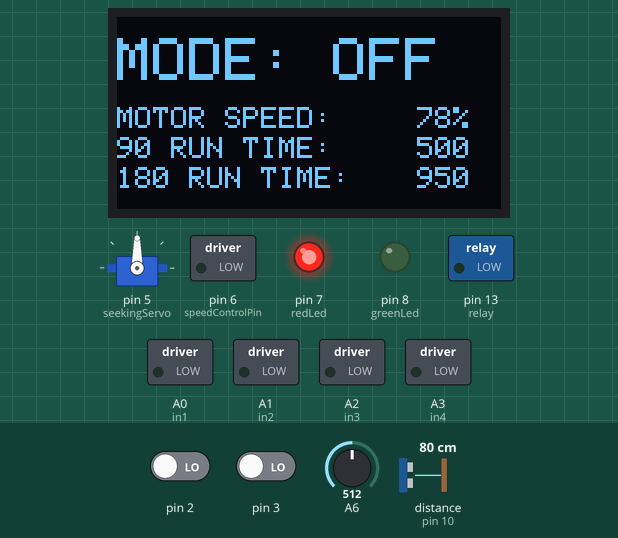
This sketch was run on a simulated Arduino Nano, built with avr-gcc and run on an emulated ATmega328P. Parts: servo, 128×64 one-colour display, switched loads named in the sketch (green lamp = pin HIGH), output pins drawn as LEDs (lit = HIGH). Wiring (inferred from the names in the program): ultrasonic range finder: trigger pin 12; echo pin 10. The inputs (shaded band) are chosen by the test bench; at power-on: pin 3 LOW, distance to the obstacle (sensor on pin 10) 80 cm, pin 2 LOW, A6 = 512. The echo pulse lasts 58.3 µs per cm; random numbers use the default seed unless the sketch sets one; pins used as bus, display or sensor lines are not drawn; what the sketch prints to the serial monitor is not drawn.

Above: at 5.3 s.
5.4 s: pin 3 driven HIGH
At 6.6 s:
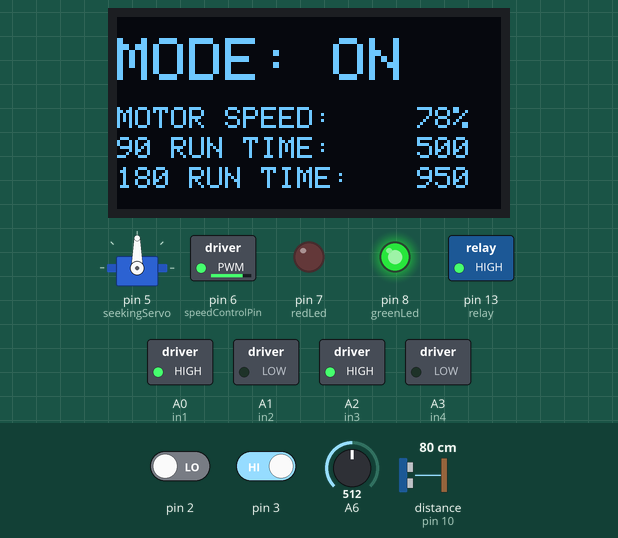
6.9 s: distance to the obstacle (sensor on pin 10) set to 19 cm
8.4 s: distance to the obstacle (sensor on pin 10) set to 15 cm
At 9.2 s:
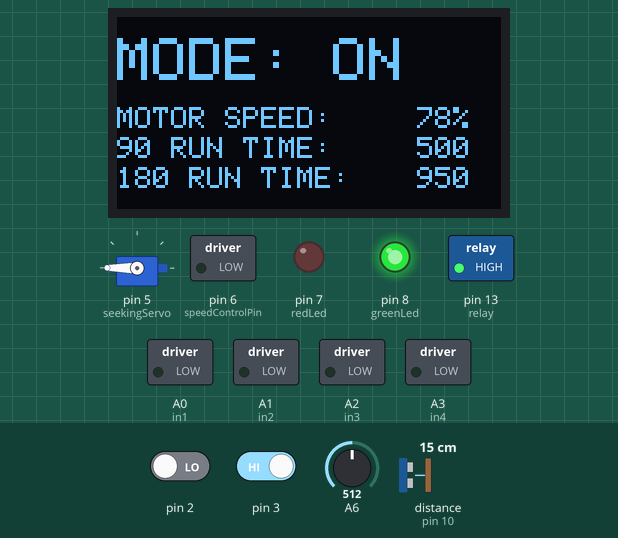
11.4 s: pin 2 driven HIGH
At 12.1 s:
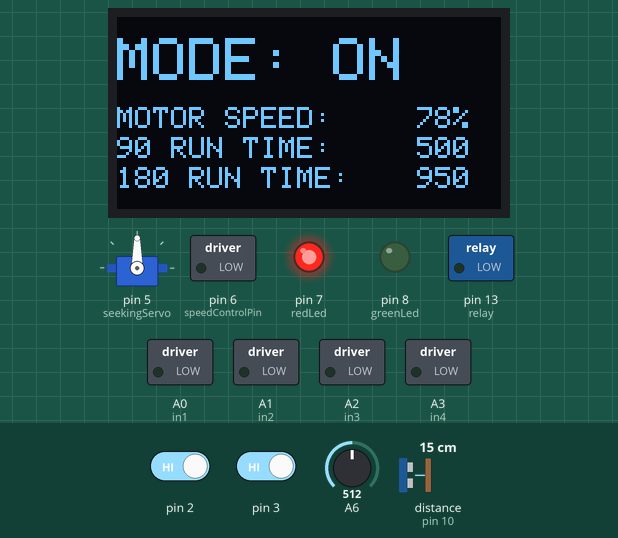
14.0 s: A6 set to 716
At 14.9 s:
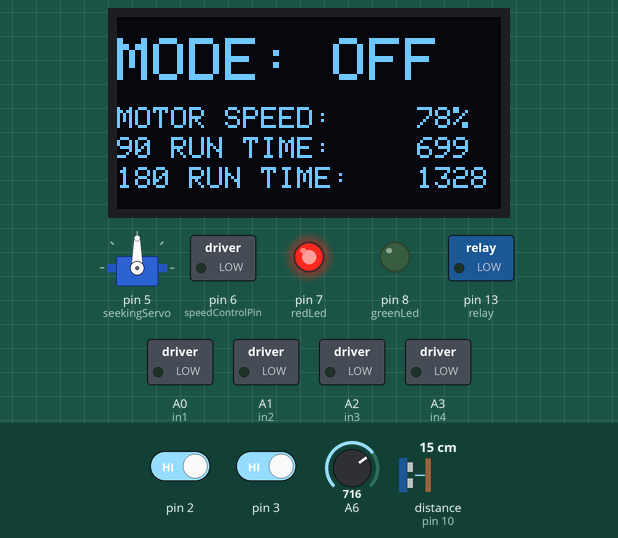
15.5 s: A6 set to 900
At 15.9 s:
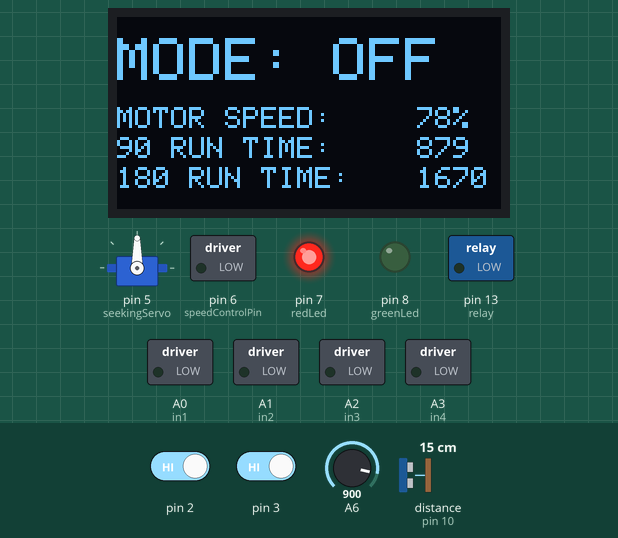
Timing chart, 0 to 18.0 s (numbered marks = the images above; inputs shaded):
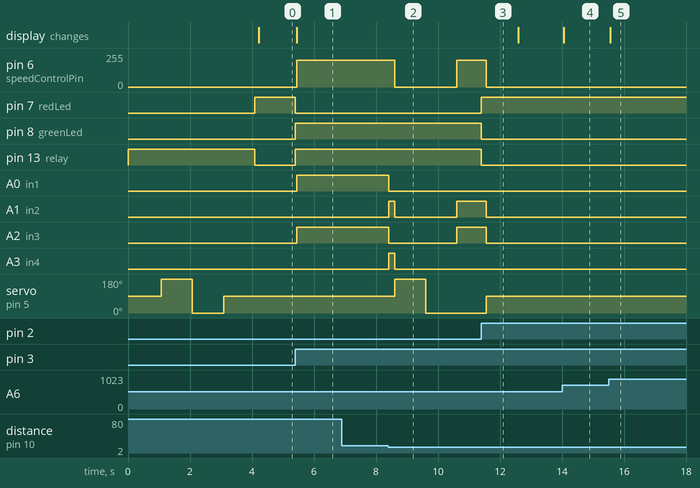

The sketch:

robotCar2.0.ino
```cpp
#include <Adafruit_GFX.h>
#include <Adafruit_GrayOLED.h>
#include <Adafruit_SPITFT.h>
#include <Adafruit_SPITFT_Macros.h>
#include <gfxfont.h>
#include <Wire.h>
#include <SPI.h>
#include <Adafruit_SH1106.h>
#include <IRremote.h>
#include <Servo.h>
int state=0;
const int redLed=7;
const int greenLed=8;
int relay=13;
const int recvPin=9;
int offSet;
int forwardDistance;
int leftDistance;
int rightDistance;
const int speedControlPin=6;
const int in1=A0;
const int in2=A1;
const int in3=A2;
const int in4=A3;
int pwm=200;
int degree90=300;
int degree180=600;
int trigPin=12;
int echoPin=10;
int startDistance=25;
int stopDistance=15;
int leftOrRight;
Adafruit_SH1106 display(4);
IRrecv irrecv(9);
decode_results results;
Servo seekingServo;
void moveForward(int speed){
  analogWrite(speedControlPin,speed);
  digitalWrite(in1,HIGH);
  digitalWrite(in3,HIGH);
  digitalWrite(in2,LOW);
  digitalWrite(in2,LOW);
}
void moveBackward(int speed){
  analogWrite(speedControlPin,speed);
  digitalWrite(in1,LOW);
  digitalWrite(in3,LOW);
  digitalWrite(in2,HIGH);
  digitalWrite(in4,HIGH);
}
void moveRight(int speed){
  analogWrite(speedControlPin,speed);
  digitalWrite(in1,HIGH);
  digitalWrite(in4,HIGH);
  digitalWrite(in2,LOW);
  digitalWrite(in3,LOW);
}
void moveLeft(int speed){
  analogWrite(speedControlPin,speed);
  digitalWrite(in2,HIGH);
  digitalWrite(in3,HIGH);
  digitalWrite(in1,LOW);
  digitalWrite(in4,LOW);
}
void stop(int speed){
  analogWrite(speedControlPin,speed);
  digitalWrite(in1,LOW);
  digitalWrite(in2,LOW);
  digitalWrite(in3,LOW);
  digitalWrite(in4,LOW);
}
void setOutput(){
  pinMode(in1,OUTPUT);
  pinMode(in2,OUTPUT);
  pinMode(in3,OUTPUT);
  pinMode(in4,OUTPUT);
  pinMode(trigPin,OUTPUT);
  pinMode(echoPin,INPUT);
  pinMode(redLed,OUTPUT);
  pinMode(greenLed,OUTPUT);
  pinMode(relay,OUTPUT);

}
int seekLeft(){
  seekingServo.write(180);
  delay(1000);
  digitalWrite(trigPin,HIGH);
  delayMicroseconds(10);
  digitalWrite(trigPin,LOW);
  long seekLeftWait=pulseIn(echoPin,HIGH);
  int seekLeftDistance=seekLeftWait*0.034/2;
  seekingServo.write(180);
  return seekLeftDistance;
}
int seekRight(){
  seekingServo.write(0);
  delay(1000);
  digitalWrite(trigPin,HIGH);
  delayMicroseconds(10);
  digitalWrite(trigPin,LOW);
  long seekRightWait=pulseIn(echoPin,HIGH);
  int seekRightDistance=seekRightWait*0.034/2;
  seekingServo.write(0);
  return seekRightDistance;
}
int seekForward(){
  seekingServo.write(90);
  delay(1000);
  digitalWrite(trigPin,HIGH);
  delayMicroseconds(10);
  digitalWrite(trigPin,LOW);
  long seekForwardWait=pulseIn(echoPin,HIGH);
  int seekForwardDistance=seekForwardWait*0.034/2;
  seekingServo.write(90);
  return seekForwardDistance;
}
int fasterSeekForward(){
  //this function assumes that you are already in servo.write(90);
  digitalWrite(trigPin,HIGH);
  delayMicroseconds(10);
  digitalWrite(trigPin,LOW);
  long fasterSeekForwardWait=pulseIn(echoPin,HIGH);
  int fasterSeekForwardDistance=fasterSeekForwardWait*0.034/2;

  return fasterSeekForwardDistance;

}
void correctiveMechanism(){
  stop(0);
  forwardDistance=seekForward();
  leftDistance=seekLeft();
  rightDistance=seekRight();
  if(forwardDistance>=startDistance){
  }
  else if(leftDistance>startDistance&rightDistance>startDistance){
    leftOrRight=random(1,3);
    switch (leftOrRight){
      case 1:
      moveLeft(pwm);
      delay(degree90);
      stop(0);
      break;
      case 2:
      moveRight(pwm);
      delay(degree90);
      stop(0);
      break;
    }
  }
    else if(leftDistance>startDistance){
      moveLeft(pwm);
      delay(degree90);
      stop(0);
    }
    else if(rightDistance>startDistance){
      moveRight(pwm);
      delay(degree90);
      stop(0);
    }
    else {
      leftOrRight=random(1,3);
      switch (leftOrRight){
        case 1:
        moveLeft(pwm);
        delay(degree180);
        stop(0);
        break;
        case 2:
        moveRight(pwm);
        delay(degree180);
        stop(0);
        break;
      }
  }
  seekingServo.write(90);
  delay(1000);
}
void leftRightOnlyCorrectiveMechanismSmart(){
  stop(0);
  leftDistance=seekLeft();
  rightDistance=seekRight();
  if(leftDistance>startDistance&rightDistance>startDistance){
    if(leftDistance>rightDistance){
      moveLeft(pwm);
      delay(degree90);
      stop(0);
    }
    if(leftDistance<rightDistance){
      moveRight(pwm);
      delay(degree90);
      stop(0);
    }
  }
    else if(leftDistance>startDistance){
      moveLeft(pwm);
      delay(degree90);
      stop(0);
    }
    else if(rightDistance>startDistance){
      moveRight(pwm);
      delay(degree90);
      stop(0);
    }
    else {
      leftOrRight=random(1,3);
      switch (leftOrRight){
        case 1:
        moveLeft(pwm);
        delay(degree180);
        stop(0);
        break;
        case 2:
        moveRight(pwm);
        delay(degree180);
        stop(0);
        break;
      }
    }
   seekingServo.write(90);
   Serial.print(leftDistance);
   Serial.print(",");
   Serial.println(rightDistance);
   delay(1000);


}
void leftRightOnlyCorrectiveMechanism(){
  stop(0);
  leftDistance=seekLeft();
  rightDistance=seekRight();
  if(leftDistance>startDistance&rightDistance>startDistance){
    leftOrRight=random(1,3);
    switch (leftOrRight){
      case 1:
      moveLeft(pwm);
      delay(degree90);
      stop(0);
      break;
      case 2:
      moveRight(pwm);
      delay(degree90);
      stop(0);
      break;
    }
  }
    else if(leftDistance>startDistance){
      moveLeft(pwm);
      delay(degree90);
      stop(0);
    }
    else if(rightDistance>startDistance){
      moveRight(pwm);
      delay(degree90);
      stop(0);
    }
    else {
      leftOrRight=random(1,3);
      switch (leftOrRight){
        case 1:
        moveLeft(pwm);
        delay(degree180);
        stop(0);
        break;
        case 2:
        moveRight(pwm);
        delay(degree180);
        stop(0);
        break;
      }
   }
   seekingServo.write(90);
   Serial.print(leftDistance);
   Serial.print(",");
   Serial.println(rightDistance);
   delay(1000);
}
void turnOff(){
  digitalWrite(relay,LOW);
  digitalWrite(redLed,HIGH);
  digitalWrite(greenLed,LOW);
  state=0;
}
void turnOn(){
  digitalWrite(relay,HIGH);
  digitalWrite(redLed,LOW);
  digitalWrite(greenLed,HIGH);
  state=1;
}

void infoDisplay(){
  if(state==0){
  display.clearDisplay();
  display.setTextColor(WHITE);
  display.setTextSize(2);
  display.setCursor(0,7);
  display.print("MODE: OFF");
  display.setTextSize(1);
  display.setCursor(0,30);
  display.print("MOTOR SPEED:");
  display.setCursor(100,30);
  display.print(map(pwm,0,255,0,100));
  display.print('%');
  display.setCursor(0,40);
  display.print("90 RUN TIME:");
  display.setCursor(100,40);
  display.print(degree90);
  display.setCursor(0,50);
  display.print("180 RUN TIME:");
  display.setCursor(100,50);
  display.print(degree180);
  display.display();
  }
  else{
  display.clearDisplay();
  display.setTextColor(WHITE);
  display.setTextSize(2);
  display.setCursor(0,7);
  display.print("MODE: ON");
  display.setTextSize(1);
  display.setCursor(0,30);
  display.print("MOTOR SPEED:");
  display.setCursor(100,30);
  display.print(map(pwm,0,255,0,100));
  display.print('%');
  display.setCursor(0,40);
  display.print("90 RUN TIME:");
  display.setCursor(100,40);
  display.print(degree90);
  display.setCursor(0,50);
  display.print("180 RUN TIME:");
  display.setCursor(100,50);
  display.print(degree180);
  display.display();
  }
}
void relayState(bool relayStatus){
  if(relayStatus==0){
    digitalWrite(relay,LOW);
  }
  if(relayStatus==1){
    digitalWrite(relay,HIGH);
  }
}
void setup() {
  // put your setup code here, to run once:
  setOutput();
  relayState(1);
  irrecv.enableIRIn();
  Serial.begin(9600);
  seekingServo.attach(5);
  display.begin(SH1106_SWITCHCAPVCC, 0x3C);
  infoDisplay();
  attachInterrupt(digitalPinToInterrupt(2),turnOff,RISING);
  attachInterrupt(digitalPinToInterrupt(3),turnOn,RISING);
  randomSeed(analogRead(A7));
  correctiveMechanism();
  if(state==0){
    digitalWrite(redLed,HIGH);
    digitalWrite(greenLed,LOW);
    relayState(0);
  }
  if(state==1){
    digitalWrite(redLed,LOW);
    digitalWrite(greenLed,HIGH);
    relayState(1);
  }
  infoDisplay();
  Serial.println("in loop");
}
void loop(){
  infoDisplay();
  while(state==0){
    stop(0);
    relayState(0);
    infoDisplay();
    int analogReading=analogRead(A6);
    degree90=map(analogReading,0,1023,0,1000);
    degree180=degree90*1.9;
    if(pwm<100){
      degree180=degree90*2;
    }

  }
  while(state==1){
  infoDisplay();
  relayState(1);
  moveForward(pwm);
  for(long i=0; i<1000;){
  if(state==0){
      infoDisplay();
      break;
    }
  if(fasterSeekForward()<=stopDistance){
      moveBackward(pwm);
      delay(200);
      stop(0);
      leftRightOnlyCorrectiveMechanismSmart();
      break;
    }
    delay(5);
  }
}
}
```

Measured:
- the behaviour switches between 17 and 16 cm on distance to the obstacle (sensor on pin 10) (found by bisection; images 1 and 2)
- after the input at 5.4 s, pin 6 (speedControlPin): 0/255 → 200/255 at once; pin 7 (redLed): HIGH → LOW at once; pin 8 (greenLed), pin 13 (relay), A0 (in1), A2 (in3): LOW → HIGH at once; the display: changes at once (image 1)
- after the input at 6.9 s, every drawn part: stays the same
- after the input at 8.4 s, pin 6 (speedControlPin): 200/255 → 0/255 after 0.21 s, → 200/255 2.0 s later; A0 (in1): HIGH → LOW at once; A1 (in2): LOW → HIGH at once, → LOW 0.20 s later, → HIGH 2.0 s later; A2 (in3): HIGH → LOW at once, → HIGH 2.2 s later; A3 (in4): LOW → HIGH at once, → LOW 0.20 s later
- after the input at 11.4 s, pin 7 (redLed): LOW → HIGH at once; pin 8 (greenLed), pin 13 (relay): HIGH → LOW at once
- after the input at 14.0 s, the display: changes after 0.05 s (image 4)
- after the input at 15.5 s, the display: changes after 0.05 s (image 5)
